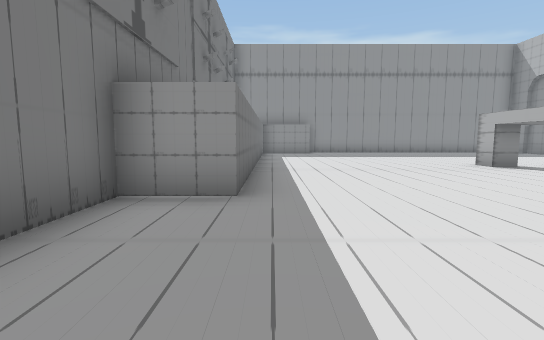
View 1 (above)

12 first-person views from a walk through a Unity game level. The camera is 1.4 m above the floor, tilts 6° down and sees 85° across. The floor is counted in squares, 2 m on a side. Each view is taken from the middle of a square. On the plan, view 1 faces up. The plan holds only what a view shows up to about 10 squares ahead; the rest is blank.

View 2
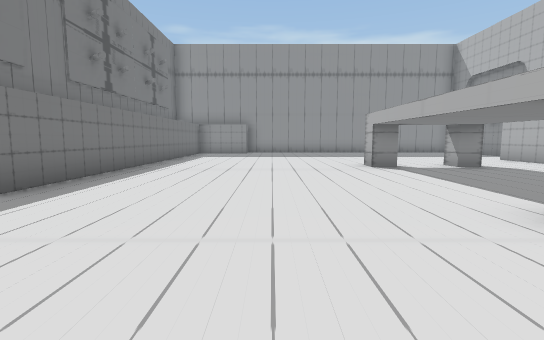

View 3
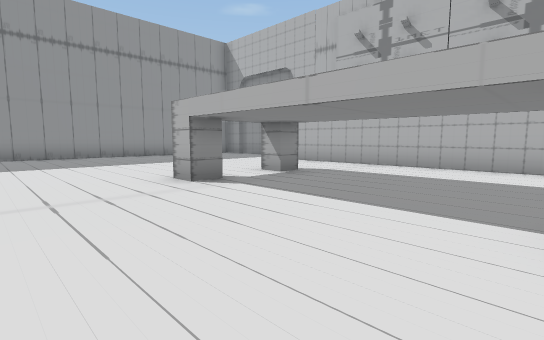

View 4
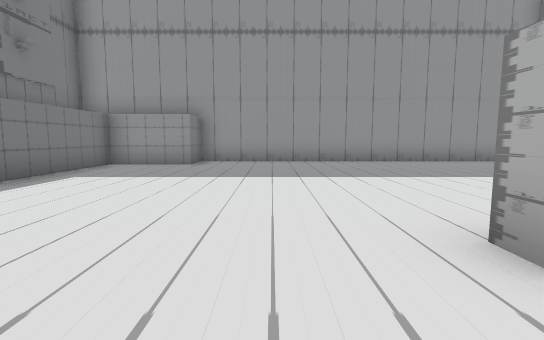

View 5
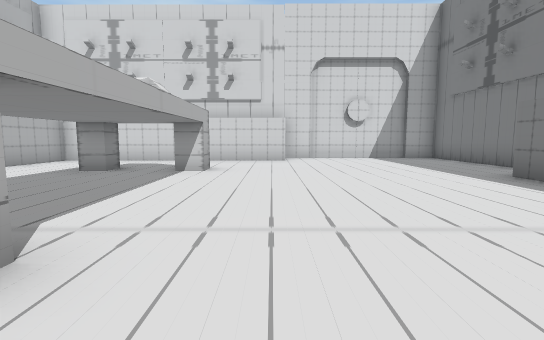

View 6
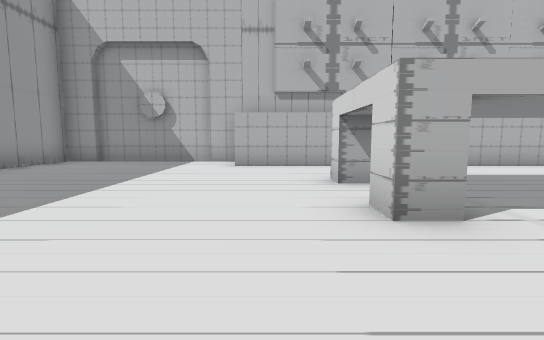

View 7
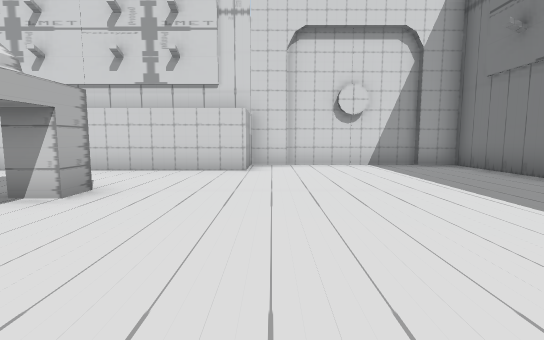

View 8
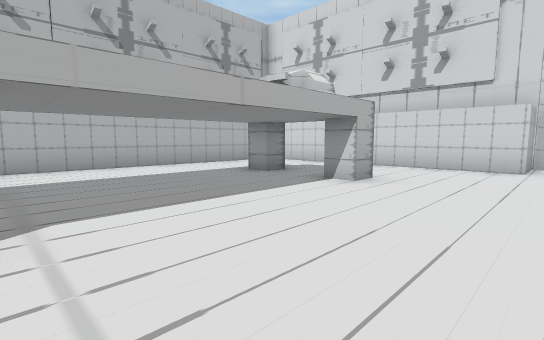

View 9
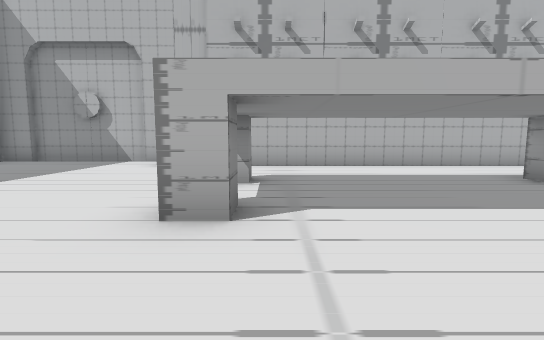

View 10
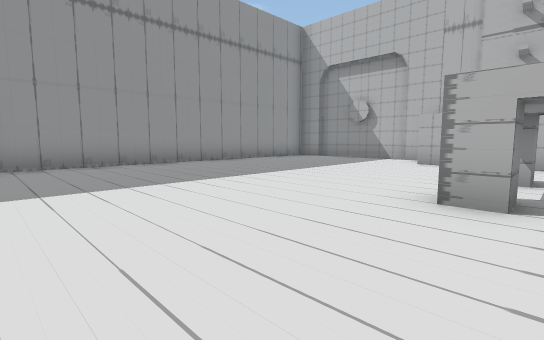

View 11
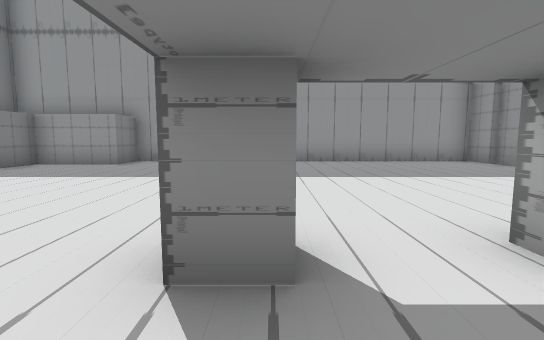

View 12
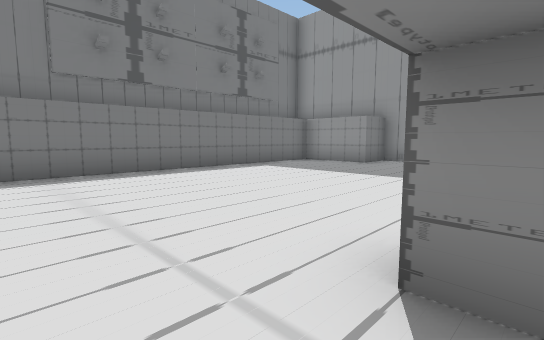

### Floor plan
Points are (right, up) in squares from view 1. A wall is a line through its corners. A room is listed if a view was taken in it or the views show most of it. See-through windows are left out.
Room 1 (views 1, 2, 3, 4, 5, 6, 7, 8, 9, 10, 11, 12)
walls: (6.1, 7.4) (5.5, 7.4) (5.5, 8) (6.1, 8); (8.2, 7.4) (7.6, 7.4) (7.6, 8) (8.2, 8); (5.5, 1.9) (5.5, 2.6) (6.1, 2.6); (7.6, 1.9) (7.6, 2.6) (8.2, 2.6); (12.2, 10.1) (12.2, 11); (12.4, 10.9) (12.4, 14.5); (2.5, -1.9) (3.6, -1.9) (3.6, -0.6) (10.7, -0.6) (10.7, 10); (12.2, 14.4) (12.2, 15.3) (1.8, 15.3) (1.8, 14.1) (-0.4, 14.1) (-0.4, 3.6) (-1.9, 3.6) (-1.9, -1.9) (-0.9, -1.9); (-1, -2.1) (3.6, -2.1)

Positions as (right, up) in squares from view 1, and headings:
1: (0, 0), facing up
2: (3, 0), facing up
3: (3, 3), facing up-right
4: (4, 6), facing up
5: (4, 9), facing down
6: (3, 9), facing right
7: (3, 6), facing down
8: (3, 7), facing down-right
9: (3, 7), facing right
10: (2, 7), facing up-right
11: (6, 6), facing up
12: (6, 6), facing up-left
